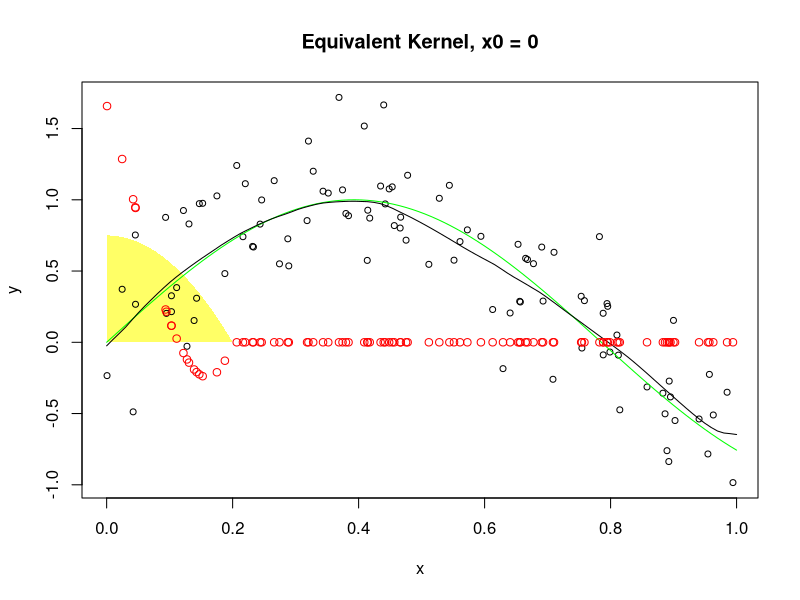
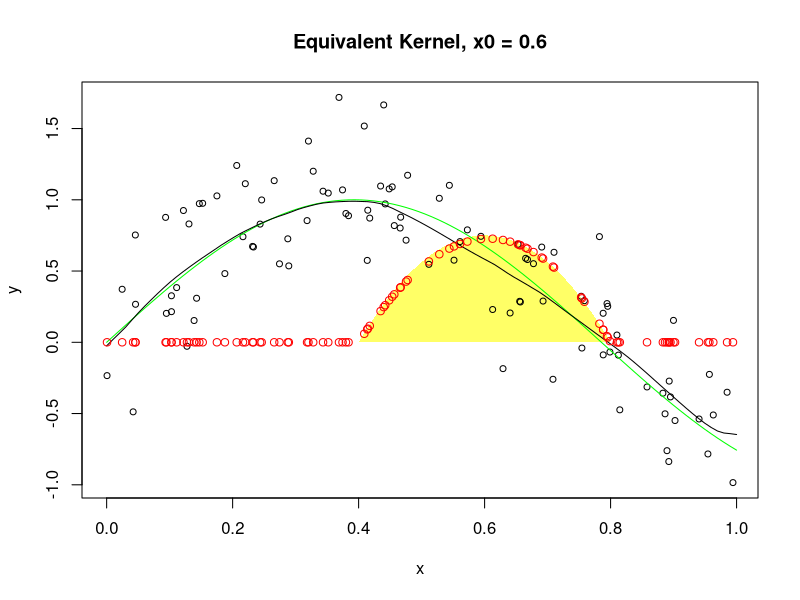

Write the R code that produced these figures, in order.
## ---- chunk 1
# Set seed to generate reproducible random numbers
set.seed(123)
# X follows a uniform distribution
X <- runif(100, 0, 1)

# Set seed to generate reproducible random numbers
set.seed(123)
# The error term follows a normal distribution
E <- rnorm(100, 0, 1/3)

# Write a function "sinfunc" to generate Y
sinfunc <- function(x){ sin(4 * x) }

Y <- sinfunc(X) + E

DATA <- data.frame(X, Y)
## ---- chunk 2
# The function "EpaK" calculates the Epanechnikove kernel
EpaK <- function(x, x0 = 0.6, h = 0.2){
  # default x0 is 0.6
  # default half window width h is 0.2
  # The Epanechnikove kernel assigns weights to observations 
  # based on their distances to the target point
  t <- abs(x - x0)/h
  if (t <= 1){ D <- 3/4 * (1-t^2) }
  else { D <- 0 }
  return(D)
}
## ---- chunk 3
# The function "EquiK" calculates the equivalent kernel
EquiK <- function(x, x0 = 0.6, h = 0.2){
  # x a vector the observed x values
  # x0 is the local x value of interest; default is 0.6
  # h is the half window width; default is 0.2
b_x0 <- as.matrix(c(1, x0))
X <- cbind(rep(1, length(x)), x)
  # The diagonal elements of W_x0 are values from the Epanechnikove kernel
  # Embed the EpaK function within the EquiK function
W_x0 <- diag(sapply(x, EpaK, x0 = x0, h = h))
  # Return the equivalent kernels as a 1 by n matrix
return(t(b_x0) %*% solve(t(X) %*% W_x0  %*% X) %*% t(X) %*% W_x0)
}
## ---- chunk 4
# Specify the vector "xaxis" to store values along the x-axis
xaxis <- seq(0, 1, length = 100)

# Initialize a vector "fitted" to store the fiited values
fitted <- rep(NA, length(xaxis))

# Calculate the fitted values of local linear regression using the equivalent kernel
# with values along the x-axis as each local point of interest x0
for (i in 1:length(xaxis)){
  # The fitted value is a linear combination of equivalent kernels and Y values
fitted[i] <- as.numeric(EquiK(x = DATA$X, x0 = xaxis[i]) %*% as.matrix(DATA$Y))
}
## ---- chunk 5
# Specify the window vector "w"
w1 = seq(0, 0.2,length=100)

plot(DATA$X, DATA$Y, col = "white", xlab = "x", ylab = "y", 
     main = "Equivalent Kernel, x0 = 0", cex = 0.8)
# Epanechnikov kernel is shown by the yellow region
# EpaK function assumes h = 0.2
polygon(c(w1, 0), c(sapply(w1, EpaK, x0 = 0), 0), col = adjustcolor("yellow", alpha.f = 0.6), border = NA) 
points(DATA$X, DATA$Y, col = "black", cex = 0.8)
# True relationship is in green
lines(xaxis, sinfunc(xaxis), col = "green")
# Fitted regression using equivalent kernel is in black
lines(xaxis, fitted)
# Equivalent kernels, scaled by a factor of 5, are displayed as red dots
# Equik function assumes h = 0.2
points(DATA$X, 5*EquiK(x = DATA$X, x0 = 0), col = "red")
## ---- chunk 6
# Specify the window vector "w"
w2 = seq(0.4, 0.8,length=100)

plot(DATA$X, DATA$Y, col = "white", xlab = "x", ylab = "y", 
     main = "Equivalent Kernel, x0 = 0.6", cex = 0.8)
# Epanechnikov kernel is shown by the yellow region
# EpaK function assumes x0 = 0.6 and h = 0.2
polygon(w2, sapply(w2, EpaK), col = adjustcolor("yellow", alpha.f = 0.6), border = NA) 
points(DATA$X, DATA$Y, col = "black", cex = 0.8)
# True relationship is in green
lines(xaxis, sinfunc(xaxis), col = "green")
# Fitted regression using equivalent kernel is in black
lines(xaxis, fitted)
# Equivalent kernels, scaled by a factor of 18, are displayed as red dots
# Equik function assumes default x0 = 0.6 and h = 0.2
points(DATA$X, 18*EquiK(x=DATA$X), col = "red")
